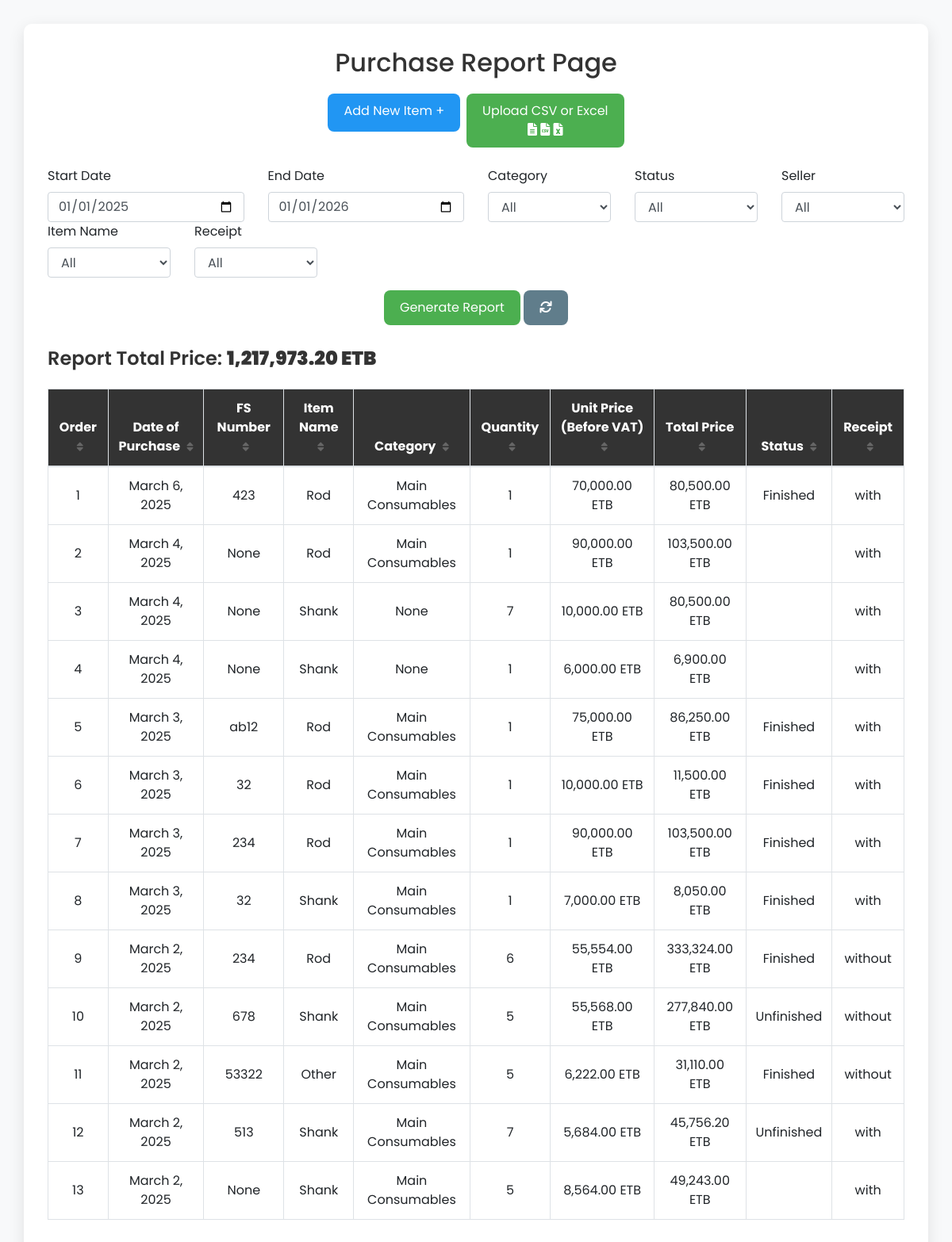
/purchase/report/, run on the app's committed database.
### purchase/models.py (models this page shows, shortened)
class Item(models.Model):
    BANK_CHOICES = [
    ('CBE', 'Commercial Bank of Ethiopia'),
    ('Awash Bank', 'Awash International Bank'),
    ('Dashen Bank', 'Dashen Bank S.C.'),
    ('Bank of Abyssinia', 'Bank of Abyssinia S.C.'),
    ('Wegagen Bank', 'Wegagen Bank S.C.'),
    ('Nib International Bank', 'Nib International Bank S.C.'),
    ('Hibret Bank', 'Hibret Bank S.C.'),
    ('Oromia Bank', 'Oromia Bank S.C.'),
    ('Cooperative Bank of Oromia', 'Cooperative Bank of Oromia'),
    ('Berhan Bank', 'Berhan International Bank S.C.'),
    ('Bunna Bank', 'Bunna International Bank S.C.'),
    ('Zemen Bank', 'Zemen Bank S.C.'),
    ('Enat Bank', 'Enat Bank S.C.'),
    ('Global Bank Ethiopia', 'Global Bank Ethiopia S.C.'),
    ('Addis International Bank', 'Addis International Bank S.C.'),
    ('Abay Bank', 'Abay Bank S.C.'),
    ('Shabelle Bank', 'Shabelle Bank S.C.'),
    ('ZamZam Bank', 'ZamZam Bank S.C.'),
    ('Goh Betoch Bank', 'Goh Betoch Bank S.C.'),
    ('Ahadu Bank', 'Ahadu Bank S.C.'),
    ('Hijra Bank', 'Hijra Bank S.C.'),
    ('Tsehay Bank', 'Tsehay Bank S.C.'),
    ('Siinqee Bank', 'Siinqee Bank S.C.'),
    ('Tsedey Bank', 'Tsedey Bank S.C.'),
    ('Gadaa Bank', 'Gadaa Bank S.C.'),
    ('Amhara Bank', 'Amhara Bank S.C.'),
    ('Rammis Bank', 'Rammis Bank S.C.'),
    ('Siket Bank', 'Siket Bank S.C.'),
    ('Sidama Bank', 'Sidama Bank S.C.'),
    ('Omo Bank', 'Omo Bank S.C.'),
]
    CATEGORY_CHOICES = [
        ('with', 'With'),
        ('without', 'Without'),
    ]
    ITEM_CATEGORY_CHOICES = [
        ('Main Consumables', 'Main Consumables'),
        ('Lubricants', 'Lubricants'),
        ('Service Items', 'Service Items'),
        ('Maintenance Items', 'Maintenance Items'),
    ]
    CATEGORY_NAME_CHOICES = [
        ('Shank', 'Shank'),
        ('Rod', 'Rod'),
        ('Bit', 'Bit'),
        ('Coupling', 'Coupling'),
        ('Liquid consumable', 'Liquid consumable'),
        ('Gas consumable', 'Gas consumable'),
        ('Filter', 'Filter'),
        ('Other', 'Other'),
    ]
    FS_number = models.IntegerField(blank=True, null=True)  # New field for FS number
    Receipt= models.CharField(max_length=100, choices=CATEGORY_CHOICES)
    item_name = models.CharField(max_length=100, choices=CATEGORY_NAME_CHOICES)  # Updated field name
    custom_item_name = models.CharField(max_length=100, blank = True)  # New field for custom name
    item_category = models.CharField(max_length=50, choices=ITEM_CATEGORY_CHOICES, blank=True, null=True)  # Renamed field for clarity
    payment_type = models.CharField(max_length=100, choices=[('Credit', 'Credit'), ('Paid', 'Paid in Full')])
    payment_transaction_type = models.CharField(max_length=100, choices=[('Bank Transfer', 'Bank Transfer'), ('Cash', 'Cash'), ('Deposit to Bank','Deposit to Bank')], blank = True, null = True) # New field for payment status
    remark = models.TextField(blank=True, null=True)  # New text field for remarks
    unit_price_before_vat = models.DecimalField(max_digits=10, decimal_places=2)  # Renamed unit price field
    status = models.CharField(max_length=100, choices=[('Finished', 'Finished'), ('Unfinished', 'Unfinished')], blank=True)  # New status field for finished/unfinished
    quantity = models.IntegerField()
    unit = models.CharField(max_length=50, choices=[('Pcs', 'Pcs'), ('Liter', 'Liter'), ('Kg', 'Kg')])
    seller_name = models.CharField(max_length=100, blank=True)
    total_price = models.DecimalField(max_digits=10, decimal_places=2, null=True, blank=True)  # Total price is nullable
    date_of_purchase = models.DateField()
    receipt_status = models.CharField(max_length=50, choices=[('Taken', 'Taken'),('Not Taken', 'Not Taken')], blank = True, null = True)
    date_of_bank_transfer = models.DateField(null=True, blank=True)
    serial_number = models.CharField(max_length=100, blank=True, null = True)
    item_destination = models.CharField(max_length=50, choices=[('Item Taken', 'Item Taken'),('Item Not Taken', 'Item Not Taken')], blank=True, null=True)
    model = models.CharField(max_length=100, blank=True, null=True)  # Make model optional
    color = models.CharField(max_length=100, blank=True, null=True)
    brand = models.CharField(max_length=50, blank=True, null = True)
    Transferred_to_bank_name = models.CharField(max_length=30, choices=BANK_CHOICES, blank=True, null=True)
    Transferred_from_bank_name = models.CharField(max_length=30, choices=BANK_CHOICES, blank=True, null=True)
    Transferred_to_account_number = models.CharField(max_length=100, blank=True, null=True)
    Transferred_from_account_number = models.CharField(max_length=100, blank=True, null=True)
    Transferred_to_receiver_name = models.CharField(max_length=100, blank=True, null=True)
    Transferred_from_sender_name = models.CharField(max_length=100, blank=True, null=True)
    USD_rate = models.DecimalField(max_digits=10, decimal_places=2, null =True, blank=True)
    total_price_usd = models.DecimalField(max_digits=10, decimal_places=2, null=True, blank=True)
    withholding = models.DecimalField(max_digits=10, decimal_places=2, null=True, blank=True)
    receipt_file = models.FileField(upload_to='uploads/receipts/', blank=True, null=True)
    bank_transfer_file = models.FileField(upload_to='uploads/', blank=True, null=True)
    class Meta:
        ordering = ['-date_of_purchase']  # Ensure new purchases are at the top of the report

### purchase/views.py (the view, shortened to what this page needs)
# urls.py: path('report/', views.generate_report, name='generate_report'),
def generate_report(request):
    items = Item.objects.all()
    form = ReportForm(request.GET or None)
    categories = sorted(set(Item.objects.exclude(item_category__isnull=True).values_list('item_category', flat=True)))
    statuses = sorted(set(Item.objects.exclude(status__isnull=True).values_list('status', flat=True)))
    receipts = sorted(set(Item.objects.exclude(Receipt__isnull=True).values_list('Receipt', flat=True)))
    sellers = sorted(set(Item.objects.exclude(seller_name__isnull=True).values_list('seller_name', flat=True)))
    item_names = sorted(set(Item.objects.exclude(item_name__isnull=True).values_list('item_name', flat=True)))
    total_spent = round(items.aggregate(total=Sum('total_price'))['total'] or Decimal(0), 2)
    return render(request, 'purchase/report.html', {
        'items': items,
        'form': form,
        'categories': categories,
        'statuses': statuses,
        'receipts': receipts,
        'sellers': sellers,
        'item_names': item_names,
        'total_spent': total_spent,
    })

### purchase/forms.py
class ReportForm(forms.Form):
    start_date = forms.DateField(
        widget=forms.SelectDateWidget(years=range(2025, 2040)),
        required=True
    )
    end_date = forms.DateField(
        widget=forms.SelectDateWidget(years=range(2025, 2040)),
        required=True
    )
    item_class = forms.ModelChoiceField(
        queryset=Category.objects.all(),
        required=False
    )

### purchase/templates/purchase/report.html (shortened to what this page needs)
{% load custom_filters %}
{% load humanize %}
<!DOCTYPE html>
<html lang="en">
<head>
    <link rel="stylesheet" href="https://cdnjs.cloudflare.com/ajax/libs/font-awesome/6.0.0-beta3/css/all.min.css">
    <link rel="stylesheet" href="https://cdnjs.cloudflare.com/ajax/libs/font-awesome/6.0.0-beta3/css/all.min.css">
    <link href="https://stackpath.bootstrapcdn.com/bootstrap/4.5.2/css/bootstrap.min.css" rel="stylesheet">
</head>
<body>
    <div class="container">
        <h2>Purchase Report Page</h2>
        <div class="text-center mb-4 d-flex justify-content-center">
            <a href="{% url 'purchase:add_item' %}" class="btn btn-add-item mr-2">Add New Item +</a>
            <a href="{% url 'purchase:upload_file' %}" class="btn btn-custom">
                Upload CSV or Excel<br>
                <i class="fas fa-file-alt"></i>
                <i class="fas fa-file-csv"></i>
                <i class="fas fa-file-excel"></i>
            </a>
        </div>
        <form method="get" class="mb-4">
            <div class="row">
                <div class="col-md-3">
                    <label for="start_date">Start Date</label>
                    <input type="date" name="start_date" id="start_date" class="form-control" value="2025-01-01">
                </div>
                <div class="col-md-3">
                    <label for="end_date">End Date</label>
                    <input type="date" name="end_date" id="end_date" class="form-control" value="2026-01-01">
                </div>
                <div class="col-md-2">
                    <label for="item_category">Category</label>
                    <select name="item_category" id="item_category" class="form-control">
                        <option value="">All</option>
                    </select>
                </div>
                <div class="col-md-2">
                    <label for="status">Status</label>
                    <select name="status" id="status" class="form-control">
                        <option value="">All</option>
                    </select>
                </div>
                <div class="col-md-2">
                    <label for="seller_name">Seller</label>
                    <select name="seller_name" id="seller_name" class="form-control">
                        <option value="">All</option>
                    </select>
                </div>
                <div class="col-md-2">
                    <label for="item_name">Item Name</label>
                    <select name="item_name" id="item_name" class="form-control">
                        <option value="">All</option>
                    </select>
                </div>
                <div class="col-md-2">
                    <label for="receipt">Receipt</label>
                    <select name="receipt" id="receipt" class="form-control" onchange="toggleReceiptStatus()">
                        <option value="">All</option>
                    </select>
                </div>
            </div>
            <div class="row mt-3">
                <div class="col-md-12 text-center">
                    <button type="submit" class="btn btn-custom">Generate Report</button>
                    <a href="{% url 'purchase:generate_report' %}" class="btn btn-refresh">
                        <i class="fas fa-sync"></i>
                    </a>
                </div>
            </div>
        </form>
         <div class="total-price">
            Report Total Price: <strong>{{ total_spent|intcomma }} ETB</strong>
        </div>
        <table class="table table-bordered table-hover" id="reportTable">
            <thead>
                <tr>
                    <th onclick="sortTable(0)">
                        Order <i id="sortIcon0" class="fas fa-sort"></i>
                    </th>
                    <th onclick="sortTable(1)">
                        Date of Purchase <i id="sortIcon1" class="fas fa-sort"></i>
                    </th>
                    <th onclick="sortTable(2)">
                        FS Number <i id="sortIcon2" class="fas fa-sort"></i>
                    </th>
                    <th onclick="sortTable(3)">
                        Item Name <i id="sortIcon3" class="fas fa-sort"></i>
                    </th>
                    <th onclick="sortTable(4)">
                        Category <i id="sortIcon4" class="fas fa-sort"></i>
                    </th>
                    <th onclick="sortTable(5)">
                        Quantity <i id="sortIcon5" class="fas fa-sort"></i>
                    </th>
                    <th onclick="sortTable(6)">
                        Unit Price (Before VAT) <i id="sortIcon6" class="fas fa-sort"></i>
                    </th>
                    <th onclick="sortTable(7)">
                        Total Price <i id="sortIcon7" class="fas fa-sort"></i>
                    </th>
                    <th onclick="sortTable(8)">
                        Status <i id="sortIcon8" class="fas fa-sort"></i>
                    </th>
                    <th onclick="sortTable(9)">
                        Receipt <i id="sortIcon9" class="fas fa-sort"></i>
                    </th>
                </tr>
            </thead>
            <tbody>
                {% for item in items %}
                    <tr data-toggle="modal" data-target="#itemModal{{ item.id }}">
                        <td>{{ forloop.counter }}</td>
                        <td>{{ item.date_of_purchase }}</td>
                        <td>{{ item.FS_number }}</td>
                        <td>{{ item.item_name }}</td>
                        <td>{{ item.item_category }}</td>
                        <td>{{ item.quantity }}</td>
                        <td>{{ item.unit_price_before_vat|intcomma }} ETB</td>
                        <td>{{ item.total_price|intcomma }} ETB</td>
                        <td>{{ item.status }}</td>
                        <td>{{ item.Receipt }}</td>
                    </tr>
                    </div>
                {% endfor %}
</body>
</html>

### purchase/templates/purchase/report.html (style rules this page uses)
body { font-family: 'Poppins', sans-serif; background-color: #f8f9fa; padding: 30px; }
.container { background-color: #fff; padding: 30px; border-radius: 10px; box-shadow: 0 6px 20px rgba(0, 0, 0, 0.1); max-width: 1600px; margin: auto; }
h2 { text-align: center; color: #333; margin-bottom: 20px; }
.btn-custom { background-color: #4CAF50; color: #fff; border: none; padding: 10px 20px; border-radius: 8px; transition: background-color 0.3s, transform 0.2s; }
.btn-refresh { background-color: #607D8B; color: #fff; border: none; padding: 10px 20px; border-radius: 8px; transition: background-color 0.3s, transform 0.2s; }
.btn-add-item { background-color: #2196F3; color: #fff; border: none; padding: 10px 20px; border-radius: 8px; transition: background-color 0.3s, transform 0.2s; margin-bottom: 20px; }
.table th, .table td { vertical-align: middle; text-align: center; }
.table th { background-color: #333; color: #fff; cursor: pointer; position: relative; }
.table tbody tr { cursor: pointer; }
.total-price { font-size: 1.5rem; font-weight: 600; color: #333; margin-bottom: 20px; }
th { cursor: pointer; }
th i { margin-left: 5px; font-size: 0.8em; color: #666; }

### data on the page
Item: date_of_purchase "March 6, 2025", FS_number "423", item_name "Rod", item_category "Main Consumables", quantity "1", unit_price_before_vat "70,000.00", total_price "80,500.00", status "Finished", Receipt "with"
Item: date_of_purchase "March 4, 2025", FS_number "None", item_name "Rod", item_category "Main Consumables", quantity "1", unit_price_before_vat "90,000.00", total_price "103,500.00", Receipt "with"
Item: date_of_purchase "March 4, 2025", FS_number "None", item_name "Shank", item_category "None", quantity "7", unit_price_before_vat "10,000.00", total_price "80,500.00", Receipt "with"
Item: date_of_purchase "March 4, 2025", FS_number "None", item_name "Shank", item_category "None", quantity "1", unit_price_before_vat "6,000.00", total_price "6,900.00", Receipt "with"
Item: date_of_purchase "March 3, 2025", FS_number "ab12", item_name "Rod", item_category "Main Consumables", quantity "1", unit_price_before_vat "75,000.00", total_price "86,250.00", status "Finished", Receipt "with"
Item: date_of_purchase "March 3, 2025", FS_number "32", item_name "Rod", item_category "Main Consumables", quantity "1", unit_price_before_vat "10,000.00", total_price "11,500.00", status "Finished", Receipt "with"
Item: date_of_purchase "March 3, 2025", FS_number "234", item_name "Rod", item_category "Main Consumables", quantity "1", unit_price_before_vat "90,000.00", total_price "103,500.00", status "Finished", Receipt "with"
Item: date_of_purchase "March 3, 2025", FS_number "32", item_name "Shank", item_category "Main Consumables", quantity "1", unit_price_before_vat "7,000.00", total_price "8,050.00", status "Finished", Receipt "with"
Item: date_of_purchase "March 2, 2025", FS_number "234", item_name "Rod", item_category "Main Consumables", quantity "6", unit_price_before_vat "55,554.00", total_price "333,324.00", status "Finished", Receipt "without"
Item: date_of_purchase "March 2, 2025", FS_number "678", item_name "Shank", item_category "Main Consumables", quantity "5", unit_price_before_vat "55,568.00", total_price "277,840.00", status "Unfinished", Receipt "without"
Item: date_of_purchase "March 2, 2025", FS_number "53322", item_name "Other", item_category "Main Consumables", quantity "5", unit_price_before_vat "6,222.00", total_price "31,110.00", status "Finished", Receipt "without"
Item: date_of_purchase "March 2, 2025", FS_number "513", item_name "Shank", item_category "Main Consumables", quantity "7", unit_price_before_vat "5,684.00", total_price "45,756.20", status "Unfinished", Receipt "with"
Item: date_of_purchase "March 2, 2025", FS_number "None", item_name "Shank", item_category "Main Consumables", quantity "5", unit_price_before_vat "8,564.00", total_price "49,243.00", Receipt "with"

### other printed values
{{ total_spent|intcomma }} "1,217,973.20"
